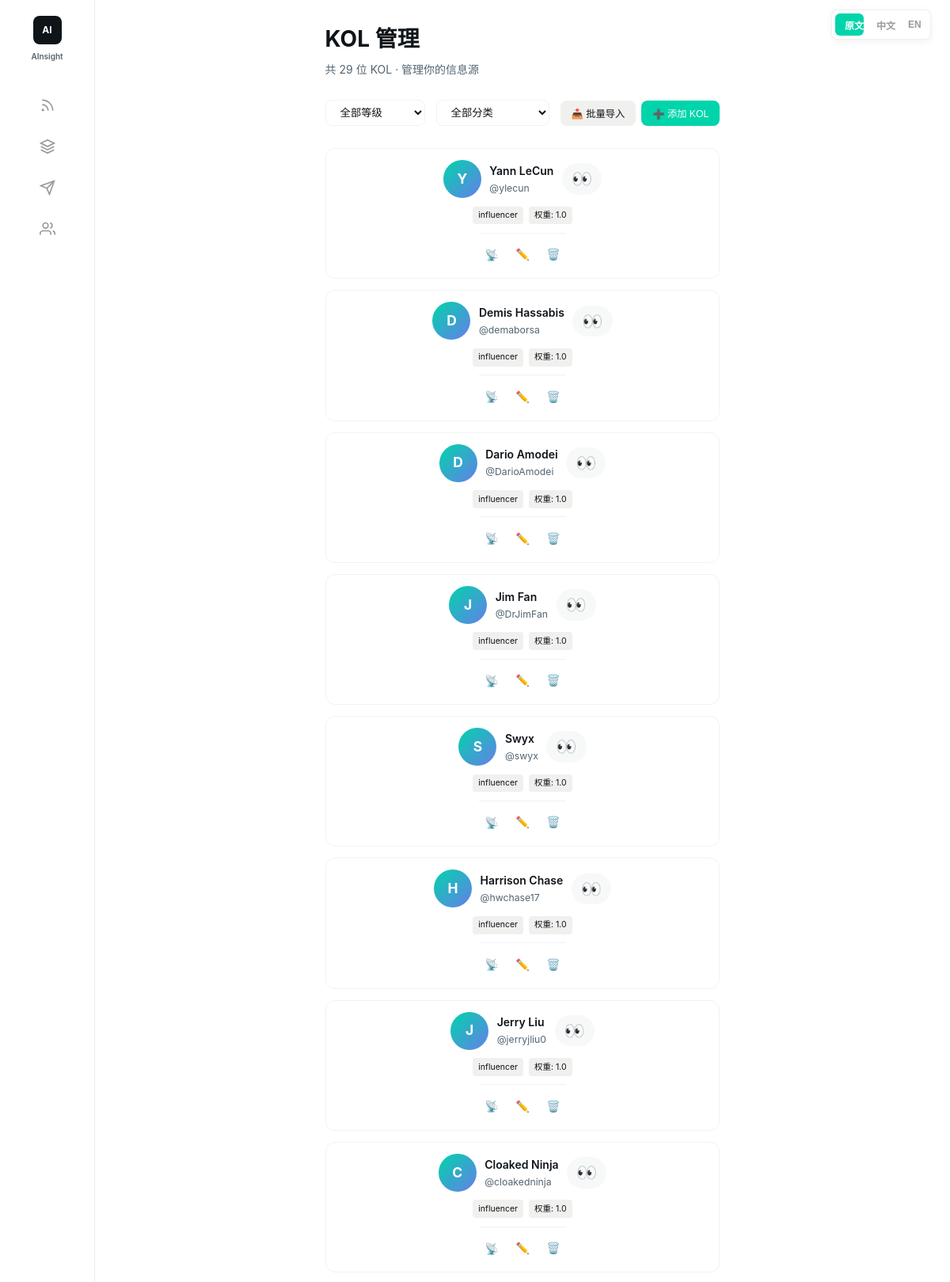
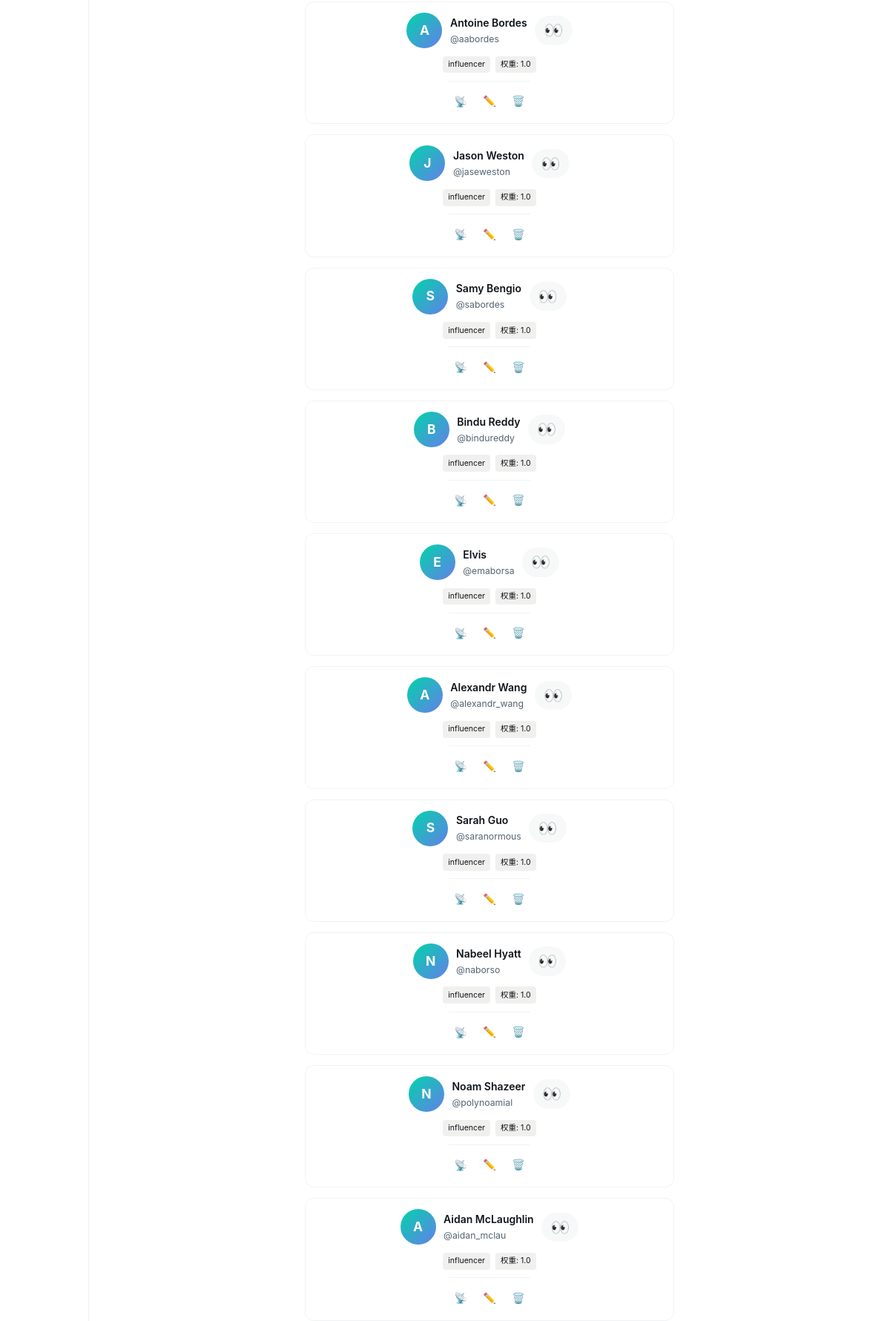
Screenshot of /kols (upper part) with the database file from the repository (2 pictures, top to bottom).
### src/database/models.py (models this page shows, shortened)
class KOL(Base):
    __tablename__ = "kols"
    id = Column(Integer, primary_key=True, autoincrement=True)
    name = Column(String(100), nullable=False, comment="显示名称")
    handle = Column(String(100), unique=True, nullable=False, comment="唯一标识 (@karpathy)")
    platform = Column(String(20), default="x", comment="平台: x/github/blog")
    avatar_url = Column(String(500), comment="头像 URL")
    is_verified = Column(Boolean, default=False, comment="是否认证账号（蓝V）")
    bio = Column(Text, comment="简介")
    role = Column(SQLEnum(KOLRoleEnum), default=KOLRoleEnum.INFLUENCER, comment="KOL 角色")
    tier = Column(SQLEnum(KOLTierEnum), default=KOLTierEnum.OBSERVER, comment="KOL 等级")
    credibility_score = Column(Float, default=0.5, comment="可信度评分 0-1")
    weight = Column(Float, default=1.0, comment="聚类权重 0.1-10.0")
    followers = Column(Integer, default=0, comment="粉丝数")
    following = Column(Integer, default=0, comment="关注数")
    rss_url = Column(String(500), comment="RSS 订阅地址 (Nitter/RSSHub)")
    is_active = Column(Boolean, default=True, comment="是否活跃追踪")
    last_fetched_at = Column(DateTime, comment="上次抓取时间")
    extra_data = Column(JSON, comment="额外数据")
    created_at = Column(DateTime, server_default=func.now())
    updated_at = Column(DateTime, server_default=func.now(), onupdate=func.now())
    raw_contents = relationship("RawContent", back_populates="kol")
    __table_args__ = (
        Index("idx_kols_tier", "tier"),
        Index("idx_kols_platform", "platform"),
        Index("idx_kols_handle", "handle"),
        Index("idx_kols_role", "role"),
        Index("idx_kols_followers", "followers"),
    )

### src/web/app.py (the view)
@app.get("/kols", response_class=HTMLResponse)
async def kols_page(
    request: Request,
    tier: Optional[str] = None,
    category: Optional[str] = None,
    page: int = Query(1, ge=1),
):
    limit = 50
    offset = (page - 1) * limit
    from sqlalchemy import select, func as sql_func
    stmt = select(KOL)
    if tier:
        try:
            stmt = stmt.where(KOL.tier == KOLTierEnum(tier))
        except ValueError:
            pass
    stmt = stmt.order_by(KOL.weight.desc(), KOL.created_at.desc())
    stmt = stmt.offset(offset).limit(limit)
    async with db.session() as session:
        result = await session.execute(stmt)
        kols = result.scalars().all()
        count_stmt = select(sql_func.count(KOL.id))
        count_result = await session.execute(count_stmt)
        total = count_result.scalar() or 0
    tiers = [
        {"value": "god", "label": "God Tier", "emoji": "👑"},
        {"value": "expert", "label": "Expert", "emoji": "🎯"},
        {"value": "insider", "label": "Insider", "emoji": "🔮"},
        {"value": "observer", "label": "Observer", "emoji": "👀"},
    ]
    categories = [
        {"value": "ai_researcher", "label": "AI 研究员", "emoji": "🔬"},
        {"value": "founder_ceo", "label": "创始人/CEO", "emoji": "🚀"},
        {"value": "vc_investor", "label": "投资人", "emoji": "💰"},
        {"value": "engineer", "label": "工程师", "emoji": "👨‍💻"},
        {"value": "journalist", "label": "记者/媒体", "emoji": "📰"},
        {"value": "influencer", "label": "KOL/博主", "emoji": "🎤"},
    ]
    return templates.TemplateResponse("kols.html", {
        "request": request,
        "kols": kols,
        "total": total,
        "tiers": tiers,
        "categories": categories,
        "current_tier": tier,
        "current_category": category,
        "page": page,
        "nitter_instance": NITTER_INSTANCE,
    })

### src/web/templates/kols.html (shortened to what this page needs)
{% extends "base.html" %}
{% block content %}
<div class="kol-page">
    <div class="page-header">
        <h1>KOL 管理</h1>
        <p class="subtitle">共 {{ total }} 位 KOL · 管理你的信息源</p>
    </div>
    <div class="action-bar">
        <div class="filters">
            <select id="tierFilter" onchange="applyFilters()">
                <option value="">全部等级</option>
            </select>
            <select id="categoryFilter" onchange="applyFilters()">
                <option value="">全部分类</option>
            </select>
        </div>
        <div class="actions">
            <button class="btn btn-secondary" onclick="showBatchImport()">
                📥 批量导入
            </button>
            <button class="btn btn-primary" onclick="showAddKol()">
                ➕ 添加 KOL
            </button>
        </div>
    </div>
    <div class="kol-grid">
        {% for kol in kols %}
        <div class="kol-card" data-id="{{ kol.id }}">
            <div class="kol-header">
                <div class="kol-avatar">
                    {{ kol.name[0] if kol.name else '@' }}
                </div>
                <div class="kol-info">
                    <h3 class="kol-name">{{ kol.name or kol.handle }}</h3>
                    <a href="https://x.com/{{ kol.handle }}" target="_blank" class="kol-handle">
                        @{{ kol.handle }}
                    </a>
                </div>
                <div class="kol-tier tier-{{ kol.tier.value if kol.tier else 'observer' }}">
                    {% if kol.tier and kol.tier.value == 'god' %}👑
                    {% elif kol.tier and kol.tier.value == 'expert' %}🎯
                    {% elif kol.tier and kol.tier.value == 'insider' %}🔮
                    {% else %}👀{% endif %}
                </div>
            </div>
            <div class="kol-meta">
                {% if kol.role %}
                <span class="tag role-tag">{{ kol.role.value }}</span>
                {% endif %}
                <span class="tag weight-tag">权重: {{ "%.1f"|format(kol.weight) }}</span>
            </div>
            <div class="kol-actions">
                <a href="{{ nitter_instance }}/{{ kol.handle }}/rss" target="_blank" class="btn-icon" title="RSS 订阅">
                    📡
                </a>
                <button class="btn-icon" onclick="editKol({{ kol.id }}, '{{ kol.handle }}', '{{ kol.name }}', '{{ kol.tier.value if kol.tier else 'observer' }}', '{{ kol.category.value if kol.category else '' }}', {{ kol.weight }})" title="编辑">
                    ✏️
                </button>
                <button class="btn-icon btn-danger" onclick="deleteKol({{ kol.id }}, '{{ kol.handle }}')" title="删除">
                    🗑️
                </button>
            </div>
        </div>
        {% endfor %}
    </div>
</div>
{% endblock %}

### src/web/templates/base.html (shortened to what this page needs)
<!DOCTYPE html>
<html lang="zh-CN">
<head>
    <link rel="stylesheet" href="/static/css/style.css">
    <link rel="stylesheet" href="/static/css/feed.css">
</head>
<body>
    <div class="app">
        <aside class="sidebar">
            <a href="/" class="logo">AI</a>
            <span class="logo-text">AInsight</span>
            <nav class="nav-buttons">
                <div class="nav-btn" data-modal="rss">
                    <svg viewBox="0 0 24 24" fill="none" stroke="currentColor" stroke-width="2">
                        <path d="M4 11a9 9 0 0 1 9 9"/>
                        <path d="M4 4a16 16 0 0 1 16 16"/>
                        <circle cx="5" cy="19" r="1"/>
                    </svg>
                </div>
                <div class="nav-btn" data-modal="model">
                    <svg viewBox="0 0 24 24" fill="none" stroke="currentColor" stroke-width="2">
                        <path d="M12 2L2 7l10 5 10-5-10-5z"/>
                        <path d="M2 17l10 5 10-5"/>
                        <path d="M2 12l10 5 10-5"/>
                    </svg>
                </div>
                <div class="nav-btn" data-modal="telegram">
                    <svg viewBox="0 0 24 24" fill="none" stroke="currentColor" stroke-width="2">
                        <path d="M22 2L11 13"/>
                        <path d="M22 2L15 22l-4-9-9-4 20-7z"/>
                    </svg>
                </div>
                <a href="/kols" class="nav-btn nav-link">
                    <svg viewBox="0 0 24 24" fill="none" stroke="currentColor" stroke-width="2">
                        <path d="M17 21v-2a4 4 0 0 0-4-4H5a4 4 0 0 0-4 4v2"/>
                        <circle cx="9" cy="7" r="4"/>
                        <path d="M23 21v-2a4 4 0 0 0-3-3.87"/>
                        <path d="M16 3.13a4 4 0 0 1 0 7.75"/>
                    </svg>
                </a>
                <div style="flex: 1;"></div>
            </nav>
        </aside>
        <main class="main-content">
            <div class="top-lang-bar">
                <div class="lang-switcher-horizontal">
                    <button class="lang-btn active" data-lang="original" onclick="setContentLang('original')" title="原文">原文</button>
                    <button class="lang-btn" data-lang="zh" onclick="setContentLang('zh')" title="中文">中文</button>
                    <button class="lang-btn" data-lang="en" onclick="setContentLang('en')" title="English">EN</button>
                </div>
            </div>
            {% block content %}{% endblock %}
        </main>
    </div>
</body>
</html>

### src/web/static/css/style.css (style rules this page uses)
:root { --bg-cream: #FAFAF8; --bg-white: #FFFFFF; --bg-hover: #F5F5F3; --bg-primary: #FAFAF8; --bg-secondary: #FFFFFF; --bg-tertiary: #F0F0EE; --text-primary: #1A1A1A; --text-secondary: #666666; --text-muted: #999999; --cyber-green: #00D4AA; --cyber-green-light: rgba(0, 212, 170, 0.1); --accent-color: #00D4AA; --border-light: rgba(0, 0, 0, 0.06); --border-divider: rgba(0, 0, 0, 0.08); --border-color: rgba(0, 0, 0, 0.1); --sidebar-width: calc(100vw / 7); --font-family: 'Inter', -apple-system, BlinkMacSystemFont, 'SF Pro Display', system-ui, sans-serif; --timeline-height: 60px; }
*, *::before, *::after { box-sizing: border-box; margin: 0; padding: 0; }
html, body { width: 100vw; height: 100vh; overflow: hidden; font-family: var(--font-family); font-size: 14px; line-height: 1.6; color: var(--text-primary); background: var(--bg-cream); -webkit-font-smoothing: antialiased; }
a { color: inherit; text-decoration: none; }
.app { display: flex; width: 100vw; height: 100vh; overflow: hidden; }
.sidebar { width: var(--sidebar-width); min-width: 80px; max-width: 120px; height: 100vh; background: var(--bg-white); display: flex; flex-direction: column; align-items: center; padding: 20px 0; border-right: 1px solid var(--border-light); }
.logo { width: 36px; height: 36px; background: var(--text-primary); border-radius: 8px; display: flex; align-items: center; justify-content: center; color: white; font-size: 12px; font-weight: 700; margin-bottom: 8px; }
.logo-text { font-size: 10px; font-weight: 600; color: var(--text-secondary); margin-bottom: 32px; }
.nav-buttons { display: flex; flex-direction: column; gap: 8px; flex: 1; }
.nav-btn { width: 44px; height: 44px; border-radius: 12px; display: flex; align-items: center; justify-content: center; color: var(--text-muted); cursor: pointer; transition: all 0.2s ease; position: relative; }
.nav-btn svg { width: 20px; height: 20px; }
.nav-btn.nav-link { text-decoration: none; }
.main-content { flex: 1; display: flex; flex-direction: column; height: 100vh; overflow: hidden; }
.top-lang-bar { position: absolute; top: 12px; right: 24px; z-index: 100; }
.lang-switcher-horizontal { display: flex; gap: 4px; background: var(--bg-white); border: 1px solid var(--border-light); border-radius: 8px; padding: 4px; box-shadow: 0 2px 8px rgba(0, 0, 0, 0.06); }
.lang-switcher-horizontal .lang-btn { padding: 6px 12px; border: none; border-radius: 6px; background: transparent; color: var(--text-muted); font-size: 12px; font-weight: 600; cursor: pointer; transition: all 0.2s ease; white-space: nowrap; }
.lang-switcher-horizontal .lang-btn.active { background: var(--cyber-green); color: white; }
.lang-btn { width: 36px; height: 28px; border: 1px solid var(--border-light); border-radius: 6px; background: var(--bg-cream); color: var(--text-muted); font-size: 11px; font-weight: 600; cursor: pointer; transition: all 0.2s ease; }
.lang-btn.active { background: var(--cyber-green); color: white; border-color: var(--cyber-green); }

### src/web/static/css/feed.css (style rules this page uses)
:root { --bg-main: #FFFFFF; --bg-card: #F7F9F9; --bg-hover: #F0F2F2; --border-color: #EFF3F4; --text-primary: #0F1419; --text-secondary: #536471; --accent-blue: #1D9BF0; --accent-green: #00BA7C; --sidebar-width: 220px; --feed-width: 600px; --intel-width: 350px; }
* { box-sizing: border-box; margin: 0; padding: 0; }
body { font-family: -apple-system, BlinkMacSystemFont, "Segoe UI", Roboto, Helvetica, Arial, sans-serif; background: var(--bg-main); color: var(--text-primary); min-height: 100vh; line-height: 1.5; }
.kol-grid { display: grid; grid-template-columns: repeat(4, 1fr); gap: 12px; }
.kol-card { display: flex; flex-direction: column; align-items: center; padding: 16px 12px; background: var(--bg-card); border-radius: 12px; border: 1px solid var(--border-color); transition: all 0.2s; }
.kol-avatar { width: 40px; height: 40px; border-radius: 50%; background: var(--accent-blue); color: white; display: flex; align-items: center; justify-content: center; font-weight: 600; font-size: 16px; flex-shrink: 0; }
.kol-info { flex: 1; min-width: 0; }
.kol-name { font-weight: 600; font-size: 15px; color: var(--text-primary); }
.kol-handle { font-size: 13px; color: var(--text-secondary); }
.kol-tier { padding: 4px 12px; border-radius: 9999px; font-size: 12px; font-weight: 600; text-transform: uppercase; }
.tier-observer { background: var(--bg-card); color: var(--text-secondary); }

### rows the page displays
KOL: name "Y", name "Yann LeCun", handle "ylecun", role.value "influencer", weight "1.0"
KOL: name "D", name "Demis Hassabis", handle "demaborsa", role.value "influencer", weight "1.0"
KOL: name "D", name "Dario Amodei", handle "DarioAmodei", role.value "influencer", weight "1.0"
KOL: name "J", name "Jim Fan", handle "DrJimFan", role.value "influencer", weight "1.0"
KOL: name "S", name "Swyx", handle "swyx", role.value "influencer", weight "1.0"
KOL: name "H", name "Harrison Chase", handle "hwchase17", role.value "influencer", weight "1.0"
KOL: name "J", name "Jerry Liu", handle "jerryjliu0", role.value "influencer", weight "1.0"
KOL: name "C", name "Cloaked Ninja", handle "cloakedninja", role.value "influencer", weight "1.0"
KOL: name "A", name "Antoine Bordes", handle "aabordes", role.value "influencer", weight "1.0"
KOL: name "J", name "Jason Weston", handle "jaseweston", role.value "influencer", weight "1.0"
KOL: name "S", name "Samy Bengio", handle "sabordes", role.value "influencer", weight "1.0"
KOL: name "B", name "Bindu Reddy", handle "bindureddy", role.value "influencer", weight "1.0"
KOL: name "E", name "Elvis", handle "emaborsa", role.value "influencer", weight "1.0"
KOL: name "A", name "Alexandr Wang", handle "alexandr_wang", role.value "influencer", weight "1.0"
KOL: name "S", name "Sarah Guo", handle "saranormous", role.value "influencer", weight "1.0"
KOL: name "N", name "Nabeel Hyatt", handle "naborso", role.value "influencer", weight "1.0"
KOL: name "N", name "Noam Shazeer", handle "polynoamial", role.value "influencer", weight "1.0"
KOL: name "A", name "Aidan McLaughlin", handle "aidan_mclau", role.value "influencer", weight "1.0"

### other values shown
{{ total }} "29"
